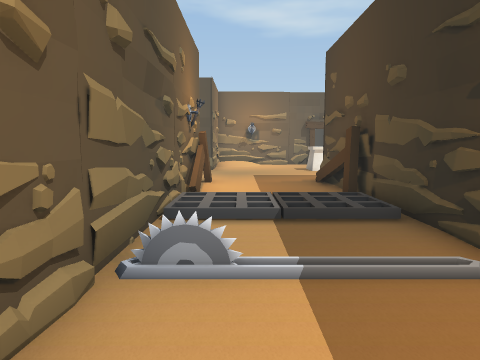
view 1 (above)

17 first-person views from a walk through a 3-D level made in the Unity game engine. The camera is 1.2 m above the floor, tilts 6° down and sees 70° across. Doors are open. The floor is counted in squares, 1 m on a side. Each view is taken from the middle of a square. On the plan, view 1 faces up. The plan holds only what a view shows up to about 14 squares ahead; the rest is blank. The place goes on beyond the plan. The player character is not drawn. Some surface patterns are stand-ins.

view 2
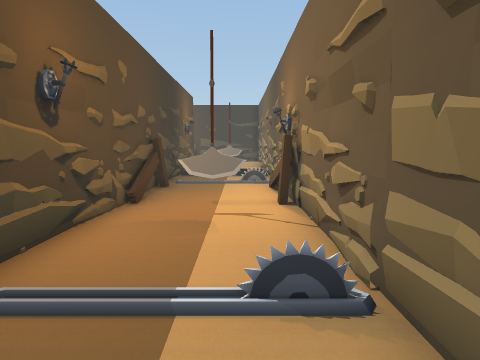

view 3
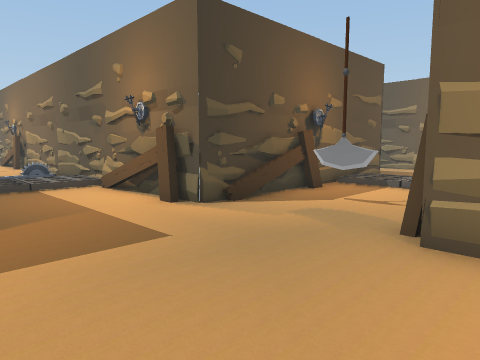

view 4
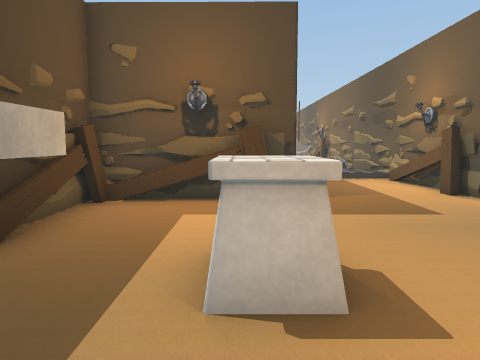

view 5
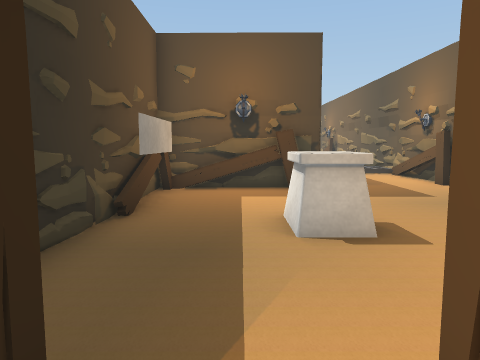

view 6
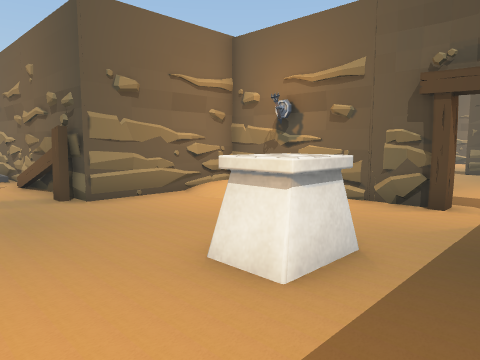

view 7
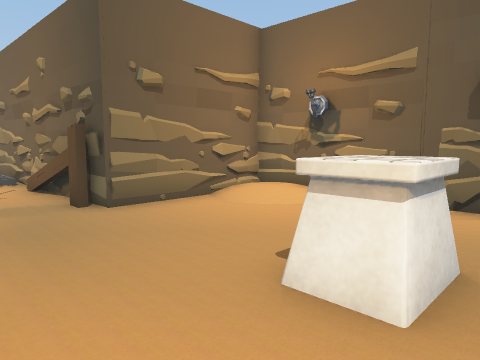

view 8
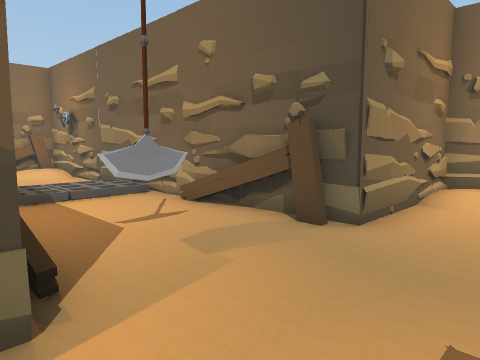

view 9
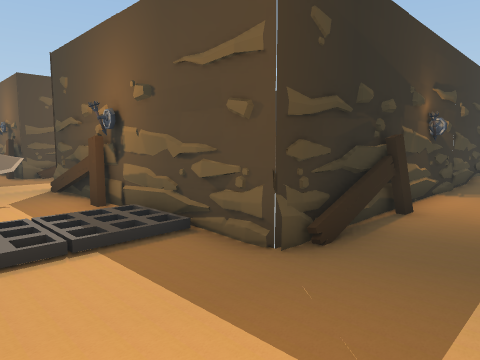

view 10
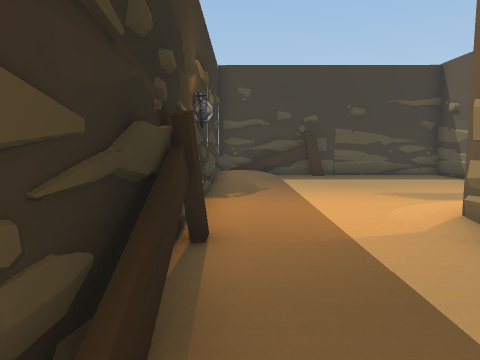

view 11
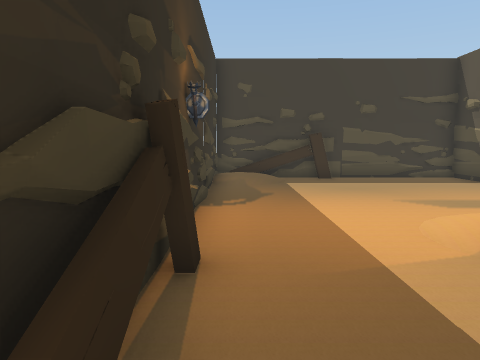

view 12
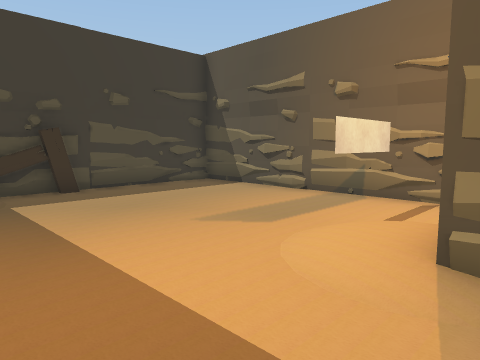

view 13
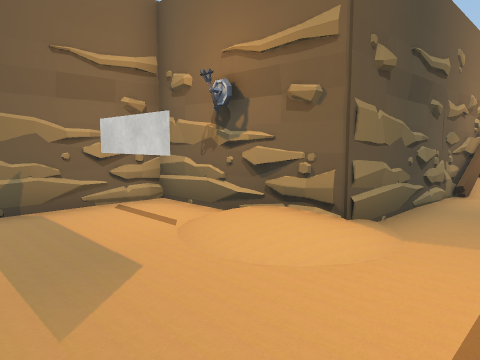

view 14
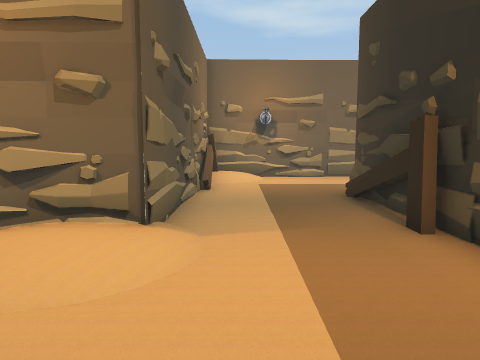

view 15
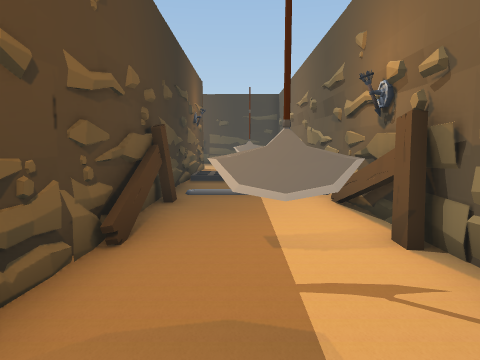

view 16
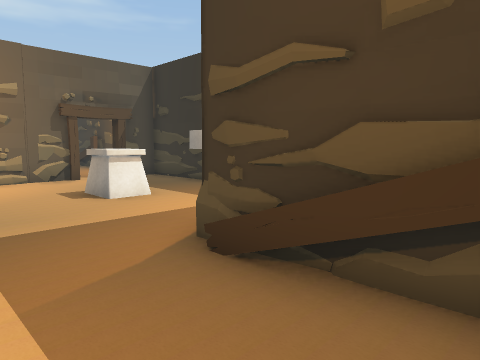

view 17
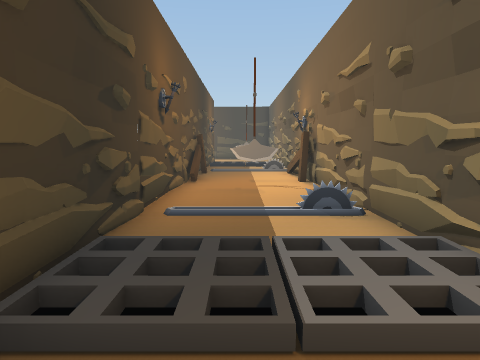

### Floor plan
Key: @ floor where view 1 was taken; # wall or solid block; . main floor; : floor 0.25 m higher than the main floor; / step, stairs or slope; D open door; O other object.
Columns run from 19 left of view 1 to 7 right of it. Each row starts with its distance up from view 1.
 22                        ..
 21                        ..
 20                   ######D##
 19                   #:/.....#
 18                   #.......#
 17                   #.......#
 16      ##############....O..#
 15      #:.... /.............#
 14      #/....//.............#
 13      #.....//.............#
 12      #.....//.####.....####
 11      #...##########...###
 10      #...#        #...#
  9      #...#        #...#
  8     ##...#       ##...#
  7 #####/...#       #////#
  6 #../:/...#       #//  #
  5 #.##.....#       #....#
  4 #........#       #....#
  3 #........#       #O...#
  2 #........#       #....#
  1 #......./#       #....#
  0 #....../:#       #.@..#
 -1 ##...##O##       #....#
 -2  #####           ##...#
 -3                   #...#
 -4                   #...#
 -5                  ##...#
 -6                  #OO..#
 -7                  #....#
 -8                  # ...#

Where each view was taken, in squares from view 1:
view 1: 0 up, 0 right, facing up
view 2: 6 up, 0 right, facing down
view 3: 17 up, 3 right, facing down-left
view 4: 19 up, 4 right, facing down
view 5: 21 up, 5 right, facing down
view 6: 13 up, 6 right, facing up-left
view 7: 13 up, 5 right, facing up-left
view 8: 11 up, 1 right, facing up-left
view 9: 15 up, 13 left, facing down-right
view 10: 12 up, 11 left, facing down
view 11: 11 up, 11 left, facing down
view 12: 8 up, 11 left, facing down-left
view 13: 3 up, 12 left, facing up-left
view 14: 3 up, 13 left, facing up
view 15: 2 up, 1 right, facing down
view 16: 8 up, 0 right, facing up-right
view 17: 9 up, 1 right, facing down
